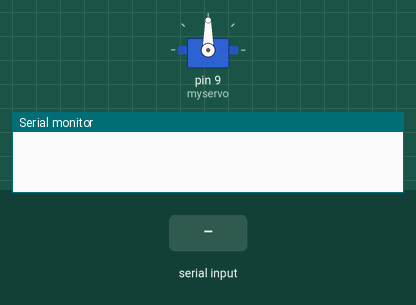
Recording of a sketch running on a simulated Arduino Uno, built with avr-gcc and run on an emulated ATmega328P. Parts: servo, the last lines printed to the serial monitor. The test bench sets the inputs (shaded band).

Above: at 1.2 s.
1.3 s: "30,150\n" received over Serial
At 3.5 s:
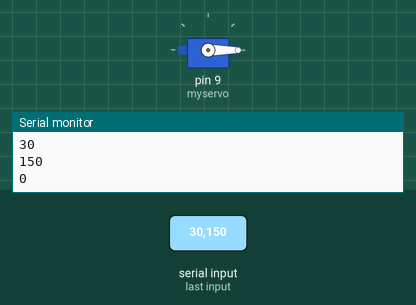
3.8 s: "90,45\n" received over Serial
At 4.6 s:
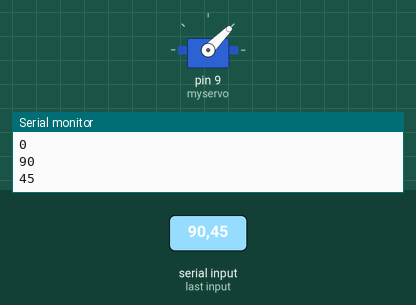
6.3 s: "200\n" received over Serial
At 7.1 s:
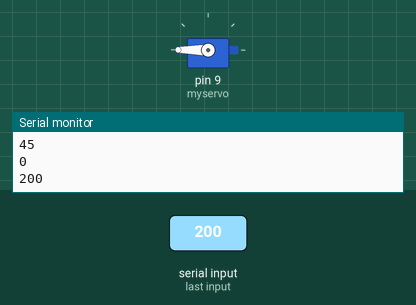
Timing chart, 0 to 9.3 s (numbered marks = the images above; inputs shaded):
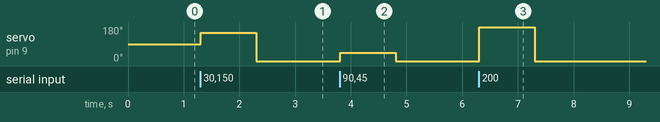

The sketch:

trial.ino
```cpp
/*
 Controlling a servo position using a potentiometer (variable resistor)
 by Michal Rinott <http://people.interaction-ivrea.it/m.rinott>

 modified on 8 Nov 2013
 by Scott Fitzgerald
 http://www.arduino.cc/en/Tutorial/Knob
*/

#include <Servo.h>
int incomingByte;


Servo myservo;  // create servo object to control a servo


void setup() {
  myservo.attach(9);
  Serial.begin(9600);// attaches the servo on pin 9 to the servo object
}

void loop() {
  if(Serial.available()>0)
  {
  incomingByte = Serial.parseInt();
  Serial.println(incomingByte);

       // scale it to use it with the servo (value between 0 and 180)
  myservo.write(incomingByte);                  // sets the servo position according to the scaled value
                            // waits for the servo to get there
}
}
```

Measured:
- after the input at 1.3 s, servo on pin 9 (myservo): 90° → 150° at once, → 0° 1.0 s later
- after the input at 3.8 s, servo on pin 9 (myservo): 0° → 45° at once, → 0° 1.0 s later
- after the input at 6.3 s, servo on pin 9 (myservo): 0° → 180° at once, → 0° 1.0 s later
